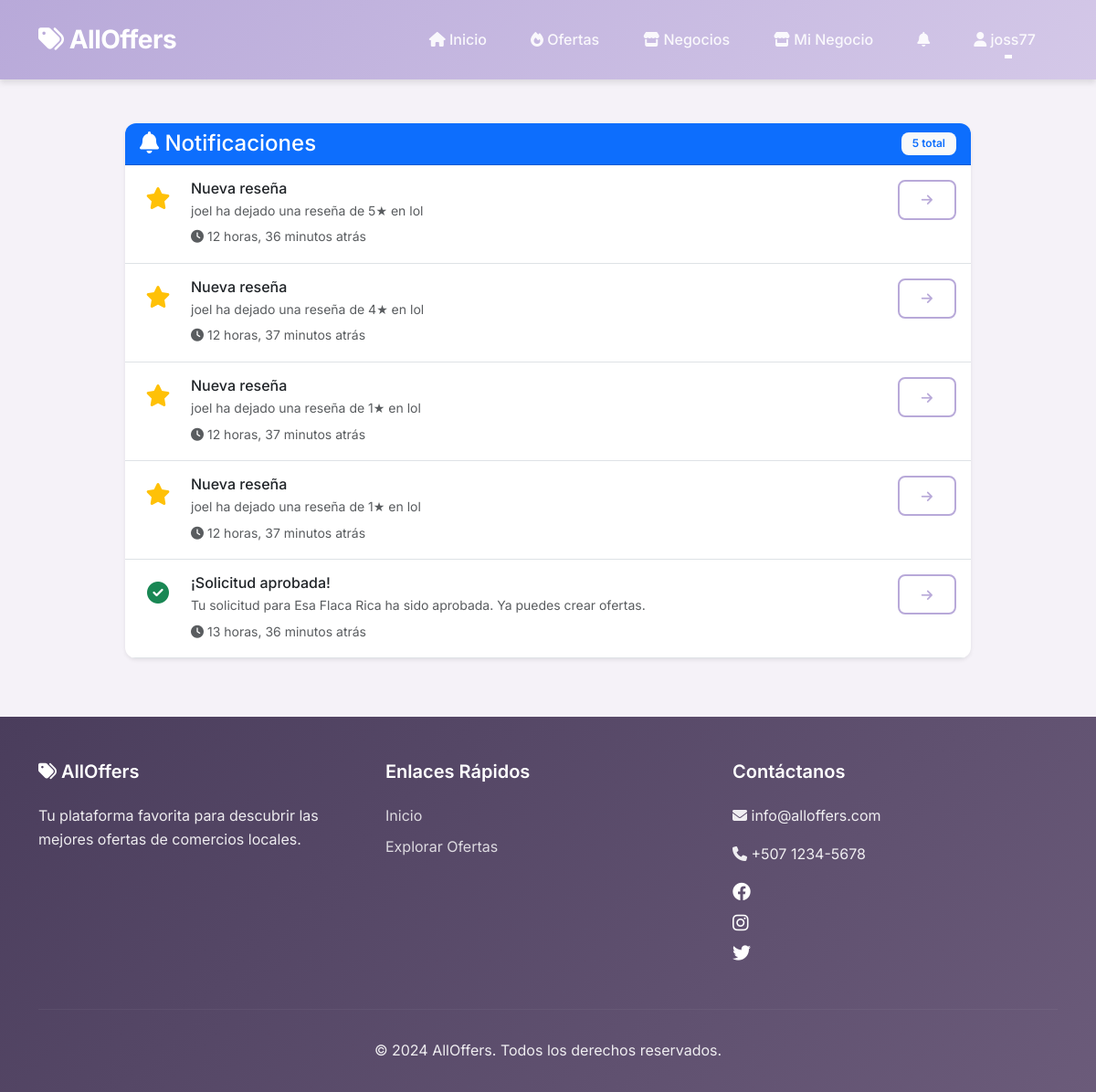
The app's page /notifications/ (signed in) with its own data.
### core/models.py (models this page shows, shortened)
class User(AbstractUser):
    ROLE_CHOICES = [
        ('admin', 'Administrador'),
        ('business', 'Empresa'),
        ('user', 'Usuario Final'),
    ]
    role = models.CharField(max_length=10, choices=ROLE_CHOICES, default='user')
    profile_image = models.ImageField(upload_to='profiles/', null=True, blank=True)
    latitude = models.FloatField(null=True, blank=True)
    longitude = models.FloatField(null=True, blank=True)
    location_name = models.CharField(max_length=255, blank=True)
    phone = models.CharField(max_length=20, blank=True)
    notifications_enabled = models.BooleanField(default=True)
    business_name = models.CharField(max_length=200, blank=True)
    business_description = models.TextField(blank=True)
    business_verified = models.BooleanField(default=False)
    business_vetted = models.BooleanField(default=False)
    veto_reason = models.TextField(blank=True)
    following_businesses = models.ManyToManyField(
        'self',
        symmetrical=False,
        related_name='followers',
        blank=True
    )
    following_categories = models.ManyToManyField(
        'Category',
        related_name='followers',
        blank=True
    )
    @property
    def is_admin(self):
        return self.role == 'admin' or self.is_superuser
    @property
    def is_business(self):
        return self.role == 'business'

class Notification(models.Model):
    NOTIFICATION_TYPES = [
        ('new_offer', 'Nueva Oferta'),
        ('business_request', 'Solicitud de Empresa'),
        ('request_approved', 'Solicitud Aprobada'),
        ('request_rejected', 'Solicitud Rechazada'),
        ('veto', 'Veto de Cuenta'),
        ('veto_appeal', 'Apelación de Veto'),
        ('new_review', 'Nueva Reseña'),
        ('offer_expiring', 'Oferta por Vencer'),
    ]
    user = models.ForeignKey(User, on_delete=models.CASCADE, related_name='notifications')
    notification_type = models.CharField(max_length=20, choices=NOTIFICATION_TYPES)
    title = models.CharField(max_length=200)
    message = models.TextField()
    link = models.CharField(max_length=500, blank=True)
    is_read = models.BooleanField(default=False)
    created_at = models.DateTimeField(auto_now_add=True)
    class Meta:
        ordering = ['-created_at']

### core/views.py (the view)
# urls.py: path('notifications/', views.user_notifications, name='user_notifications'),
@login_required
def user_notifications(request):
    notifications = request.user.notifications.all()[:50]
    request.user.notifications.filter(is_read=False).update(is_read=True)
    return render(request, 'user/notifications.html', {'notifications': notifications})

### core/context_processors.py (called while the page is built)
def google_maps_api_key(request):
    return {
        'GOOGLE_MAPS_API_KEY': getattr(settings, 'GOOGLE_MAPS_API_KEY', '')
    }

### core/templates/user/notifications.html (shortened to what this page needs)
{% extends 'base.html' %}
{% load static %}
{% block content %}
<div class="container my-5">
    <div class="row justify-content-center">
        <div class="col-md-10">
            <div class="card">
                <div class="card-header bg-primary text-white d-flex justify-content-between align-items-center">
                    <h4 class="mb-0">
                        <i class="fas fa-bell"></i> Notificaciones
                    </h4>
                    {% if notifications %}
                    <span class="badge bg-light text-primary">{{ notifications.count }} total</span>
                    {% endif %}
                </div>
                <div class="card-body p-0">
                    {% for notification in notifications %}
                    <div class="notification-item {% if not notification.is_read %}unread{% endif %} p-3 border-bottom"
                         onclick="markNotificationRead({{ notification.id }})">
                        <div class="d-flex align-items-start">
                            <div class="notification-icon me-3">
                                {% if notification.notification_type == 'new_offer' %}
                                    <i class="fas fa-tag text-primary"></i>
                                {% elif notification.notification_type == 'business_request' %}
                                    <i class="fas fa-store text-success"></i>
                                {% elif notification.notification_type == 'request_approved' %}
                                    <i class="fas fa-check-circle text-success"></i>
                                {% elif notification.notification_type == 'request_rejected' %}
                                    <i class="fas fa-times-circle text-danger"></i>
                                {% elif notification.notification_type == 'veto' %}
                                    <i class="fas fa-ban text-danger"></i>
                                {% elif notification.notification_type == 'new_review' %}
                                    <i class="fas fa-star text-warning"></i>
                                {% elif notification.notification_type == 'offer_expiring' %}
                                    <i class="fas fa-clock text-warning"></i>
                                {% else %}
                                    <i class="fas fa-bell text-info"></i>
                                {% endif %}
                            </div>
                            <div class="flex-grow-1">
                                <h6 class="mb-1">{{ notification.title }}</h6>
                                <p class="text-muted small mb-1">{{ notification.message }}</p>
                                <small class="text-muted">
                                    <i class="fas fa-clock"></i> {{ notification.created_at|timesince }} atrás
                                </small>
                            </div>
                            {% if notification.link %}
                            <a href="{{ notification.link }}" class="btn btn-sm btn-outline-primary">
                                <i class="fas fa-arrow-right"></i>
                            </a>
                            {% endif %}
                        </div>
                    </div>
                    {% empty %}
                    <div class="text-center text-muted py-5">
                        <i class="fas fa-bell-slash fa-3x mb-3 opacity-50"></i>
                        <h5>No tienes notificaciones</h5>
                        <p>Aquí aparecerán las notificaciones de tus ofertas, reseñas y más</p>
                    </div>
                    {% endfor %}
                </div>
            </div>
        </div>
    </div>
</div>
{% endblock %}

### core/templates/base.html (shortened to what this page needs)
{% load static %}
<!DOCTYPE html>
<html lang="es">
<head>
    <link href="https://cdn.jsdelivr.net/npm/bootstrap@5.3.0/dist/css/bootstrap.min.css" rel="stylesheet">
    <link rel="stylesheet" href="https://cdnjs.cloudflare.com/ajax/libs/font-awesome/6.4.0/css/all.min.css">
    <link rel="stylesheet" href="{% static 'css/main.css' %}">
    <link rel="stylesheet" href="{% static 'css/dashboard.css' %}">
    <link rel="stylesheet" href="{% static 'css/sidebar.css' %}">
</head>
<body>
    <nav class="navbar navbar-expand-lg sticky-top">
        <div class="container">
            <a class="navbar-brand" href="{% url 'home' %}">
                <i class="fas fa-tags"></i> AllOffers
            </a>
            <div class="collapse navbar-collapse" id="navbarNav">
                <ul class="navbar-nav ms-auto">
                    <li class="nav-item">
                        <a class="nav-link" href="{% url 'home' %}">
                            <i class="fas fa-home"></i> Inicio
                        </a>
                    </li>
                    <li class="nav-item">
                        <a class="nav-link" href="{% url 'offers_list' %}">
                            <i class="fas fa-fire"></i> Ofertas
                        </a>
                    </li>
                    <li class="nav-item">
                        <a class="nav-link" href="{% url 'businesses_list' %}">
                            <i class="fas fa-store"></i> Negocios
                        </a>
                    </li>
                    {% if user.is_authenticated %}
                        {% if user.is_admin %}
                            <li class="nav-item">
                                <a class="nav-link" href="{% url 'admin_dashboard' %}">
                                    <i class="fas fa-chart-line"></i> Dashboard
                                </a>
                            </li>
                        {% elif user.is_business %}
                            <li class="nav-item">
                                <a class="nav-link" href="{% url 'business_dashboard' %}">
                                    <i class="fas fa-store"></i> Mi Negocio
                                </a>
                            </li>
                        {% endif %}
                        <li class="nav-item">
                            <a class="nav-link position-relative" href="{% url 'user_notifications' %}">
                                <i class="fas fa-bell"></i>
                            </a>
                        </li>
                        <li class="nav-item dropdown">
                            <a class="nav-link dropdown-toggle" href="#" id="userDropdown" role="button" data-bs-toggle="dropdown">
                                <i class="fas fa-user"></i> {{ user.username }}
                            </a>
                        </li>
                    {% endif %}
                </ul>
            </div>
        </div>
    </nav>
    {% block content %}{% endblock %}
    <footer class="footer">
        <div class="container">
            <div class="row">
                <div class="col-md-4 mb-4">
                    <h5><i class="fas fa-tags"></i> AllOffers</h5>
                    <p>Tu plataforma favorita para descubrir las mejores ofertas de comercios locales.</p>
                </div>
                <div class="col-md-4 mb-4">
                    <h5>Enlaces Rápidos</h5>
                    <a href="{% url 'home' %}">Inicio</a>
                    <a href="{% url 'offers_list' %}">Explorar Ofertas</a>
                </div>
                <div class="col-md-4 mb-4">
                    <h5>Contáctanos</h5>
                    <p><i class="fas fa-envelope"></i> info@alloffers.com</p>
                    <p><i class="fas fa-phone"></i> +507 1234-5678</p>
                    <div class="mt-3">
                        <a href="#" class="text-white me-3"><i class="fab fa-facebook fa-lg"></i></a>
                        <a href="#" class="text-white me-3"><i class="fab fa-instagram fa-lg"></i></a>
                        <a href="#" class="text-white"><i class="fab fa-twitter fa-lg"></i></a>
                    </div>
                </div>
            </div>
            <hr style="border-color: rgba(255,255,255,0.2);">
            <div class="text-center py-3">
                <p class="mb-0">&copy; 2024 AllOffers. Todos los derechos reservados.</p>
            </div>
        </div>
    </footer>
</body>
</html>

### core/static/css/main.css (style rules this page uses)
:root { --primary-color: #B8A9D9; --primary-light: #D4C8E8; --primary-dark: #9B8AB8; --secondary-color: #C8B8D9; --accent-color: #E6D9F0; --success-color: #B8D9C8; --warning-color: #E8D4B8; --danger-color: #E8B8C8; --info-color: #C8D4E8; --text-dark: #4A3D5C; --text-medium: #6B5B7A; --text-light: #9B8AB8; --bg-light: #F5F2F8; --bg-white: #FFFFFF; --border-color: #E0D9E8; --shadow-sm: 0 2px 4px rgba(0,0,0,0.08); --shadow-md: 0 4px 6px rgba(0,0,0,0.1); --shadow-lg: 0 10px 15px rgba(0,0,0,0.12); --radius-sm: 8px; --radius-md: 12px; --radius-lg: 16px; --transition: all 0.3s ease; }
* { margin: 0; padding: 0; box-sizing: border-box; }
body { font-family: 'Inter', 'Segoe UI', Tahoma, Geneva, Verdana, sans-serif; background-color: var(--bg-light); color: var(--text-dark); line-height: 1.6; overflow-x: hidden; }
a { color: var(--primary-color); text-decoration: none; transition: var(--transition); }
.navbar { background: linear-gradient(135deg, var(--primary-color) 0%, var(--primary-light) 100%); box-shadow: var(--shadow-md); padding: 1rem 0; }
.navbar-brand { font-size: 1.75rem; font-weight: 700; color: var(--bg-white) !important; letter-spacing: -0.5px; }
.navbar-nav .nav-link { color: rgba(255,255,255,0.9) !important; margin: 0 0.5rem; font-weight: 500; position: relative; transition: var(--transition); }
.navbar-nav .nav-link::after { content: ''; position: absolute; bottom: 0; left: 50%; width: 0; height: 2px; background: var(--bg-white); transition: var(--transition); transform: translateX(-50%); }
.card { border: none; border-radius: var(--radius-md); box-shadow: var(--shadow-sm); transition: var(--transition); overflow: hidden; background: var(--bg-white); }
.btn { border-radius: var(--radius-sm); padding: 0.6rem 1.5rem; font-weight: 600; transition: var(--transition); border: none; }
.btn-outline-primary { border: 2px solid var(--primary-color); color: var(--primary-color); background: transparent; }
.badge { padding: 0.4rem 0.75rem; border-radius: var(--radius-sm); font-weight: 600; }
.footer { background: linear-gradient(135deg, var(--text-dark) 0%, var(--text-medium) 100%); color: rgba(255,255,255,0.9); padding: 3rem 0 1rem; margin-top: 4rem; }
.footer h5 { color: var(--bg-white); font-weight: 600; margin-bottom: 1.5rem; }
.footer a { color: rgba(255,255,255,0.8); display: block; margin-bottom: 0.5rem; }

### core/static/css/sidebar.css (style rules this page uses)
.nav-item { margin: 0.25rem 0.5rem; }

### core/templates/user/notifications.html (style rules this page uses)
.notification-item { transition: background-color 0.3s ease; cursor: pointer; }
.notification-icon { width: 40px; height: 40px; display: flex; align-items: center; justify-content: center; font-size: 1.5rem; }

### records on screen
User: username "joss77"
Notification: notification_type "new_review" (drawn), title "Nueva reseña", message "joel ha dejado una reseña de 5★ en lol", created_at "12 horas, 36 minutos"
Notification: notification_type "new_review" (drawn), title "Nueva reseña", message "joel ha dejado una reseña de 4★ en lol", created_at "12 horas, 37 minutos"
Notification: notification_type "new_review" (drawn), title "Nueva reseña", message "joel ha dejado una reseña de 1★ en lol", created_at "12 horas, 37 minutos"
Notification: notification_type "new_review" (drawn), title "Nueva reseña", message "joel ha dejado una reseña de 1★ en lol", created_at "12 horas, 37 minutos"
Notification: notification_type "request_approved" (drawn), title "¡Solicitud aprobada!", message "Tu solicitud para Esa Flaca Rica ha sido aprobada. Ya puedes crear ofertas.", created_at "13 horas, 36 minutos"

### other values on screen
{{ notifications.count }} "5"
